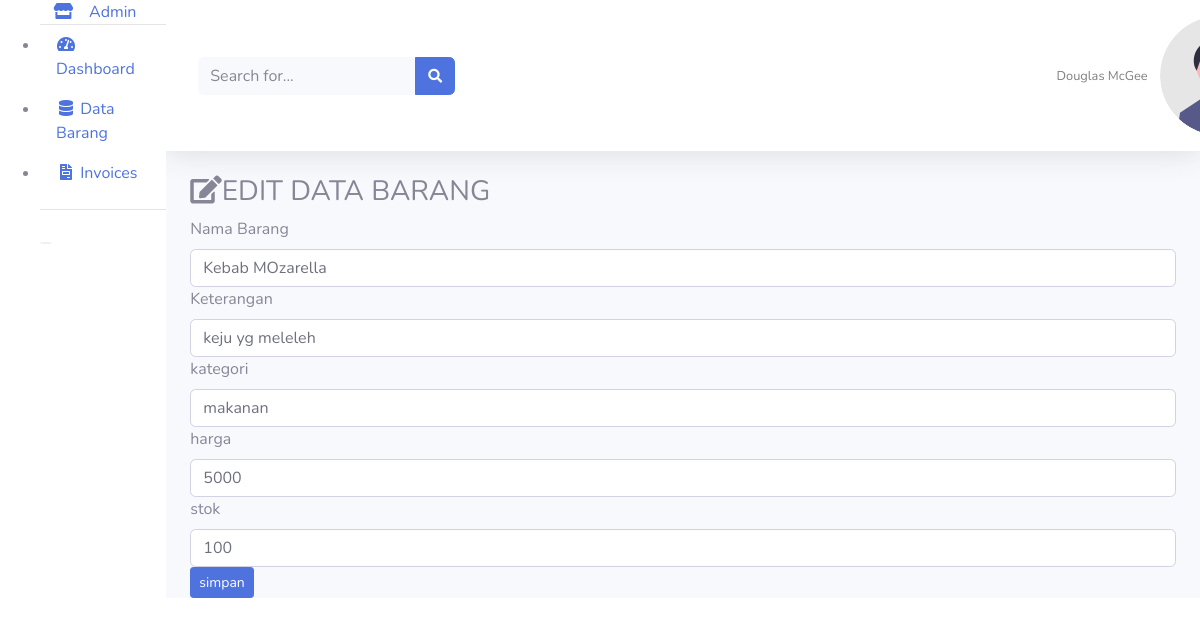
/admin/data_barang/edit/1, run on the app's committed database.
### tables this page shows
CREATE TABLE `tb_barang` (
  `id_brg` int(11) NOT NULL,
  `nama_brg` varchar(120) NOT NULL,
  `keterangan` varchar(225) NOT NULL,
  `kategori` varchar(60) NOT NULL,
  `harga` int(11) NOT NULL,
  `stok` int(11) NOT NULL,
  `gambar` varchar(100) NOT NULL
);

### application/controllers/admin/data_barang.php (called while the page is built, shortened)
<?php
class data_barang extends CI_Controller
{
	public function edit($id)
	{
		$where = array('id_brg' => $id);
		$data['barang'] = $this->model_barang->edit_barang($where, 'tb_barang')->result();
		$this->load->view('templates_admin/header');
		$this->load->view('templates_admin/sidebar');
		$this->load->view('admin/edit_barang', $data);
		$this->load->view('templates_admin/footer');
	}
}

### index.php (called while the page is built, shortened)
<?php
require_once BASEPATH.'core/CodeIgniter.php';

### application/models/model_barang.php (called while the page is built, shortened)
<?php
class Model_barang extends CI_Model
{
	public function edit_barang($where, $table)
	{
		return $this->db->get_where($table, $where);
	}
}

### application/views/admin/edit_barang.php (the view, shortened to what this page needs)
<div class="container-fluid">
	<h3><i class="fas fa-edit"></i>EDIT DATA BARANG</h3>
	<?php foreach ($barang as $brg): ?>
		<form method="post" action="<?php echo base_url() .'admin/data_barang/update' ?>">
			<div class="for-group">
				<label>Nama Barang</label>
				<input type="text" name="nama_brg" class="form-control" value="<?php echo $brg->nama_brg ?>">
			</div>
			<div class="for-group">
				<label>Keterangan</label>
				<input type="text" name="keterangan" class="form-control" value="<?php echo $brg->keterangan ?>">
			</div>
			<div class="for-group">
				<label>kategori</label>
				<input type="text" name="kategori" class="form-control" value="<?php echo $brg->kategori ?>">
			</div>
			<div class="for-group">
				<label>harga</label>
				<input type="text" name="harga" class="form-control" value="<?php echo $brg->harga ?>">
			</div>
			<div class="for-group">
				<label>stok</label>
				<input type="text" name="stok" class="form-control" value="<?php echo $brg->stok ?>">
			</div>
			<button type="submit" class="btn btn-primary btn-sm">simpan</button>
		</form>
	<?php endforeach; ?>
</div>

### data on the page
tb_barang: nama_brg "Kebab MOzarella", keterangan "keju yg meleleh", kategori "makanan", harga "5000", stok "100"
